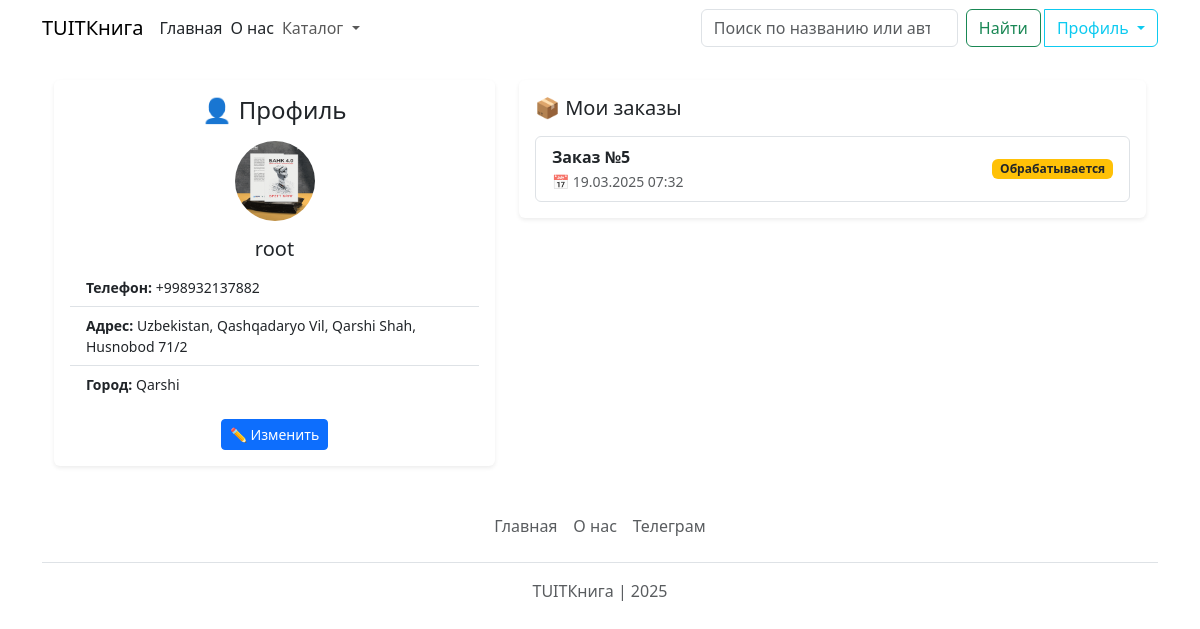
/profile/ (signed in), run on the app's committed database.
### catalog/models.py (models this page shows, shortened)
class Profile(models.Model):
    user = models.OneToOneField(User, on_delete=models.CASCADE)
    avatar = models.ImageField(upload_to='avatars/', null=True, blank=True, default='avatars/default_avatar.png')
    phone = models.CharField(max_length=20, null=True, blank=True)
    address = models.CharField(max_length=255, null=True, blank=True)
    city = models.CharField(max_length=100, null=True, blank=True)
    created_at = models.DateTimeField(default=timezone.now, null=True, blank=True)
    updated_at = models.DateTimeField(auto_now=True, null=True, blank=True)

class Order(models.Model):
    DELIVERY_CHOICES = [
        ('BTS', 'BTS Express'),
        ('UZUM', 'Uzum Express'),
        ('UZPOST', 'Uzpost'),
        ('EMU', 'Emu Express'),
        ('OTHER', 'Другая служба'),
    ]
    PAYMENT_CHOICES = [
        ('UZCARD', 'UzCard'),
        ('HUMO', 'Humo'),
        ('VISA', 'Visa'),
        ('MASTERCARD', 'Mastercard'),
        ('CASH', 'Наличные при получении'),
    ]
    STATUS_CHOICES = [
        ('pending', 'Обрабатывается'),
        ('shipped', 'Отправлен'),
        ('delivered', 'Доставлен'),
        ('cancelled', 'Отменён'),
    ]
    status = models.CharField(
        max_length=20,
        choices=STATUS_CHOICES,
        default='pending',
        null=True, blank=True
    )
    user = models.ForeignKey(User, on_delete=models.CASCADE, null=True, blank=True, verbose_name="Пользователь")
    first_name = models.CharField(max_length=50, verbose_name="Имя")
    middle_name = models.CharField(max_length=50, verbose_name="Отчество")
    last_name = models.CharField(max_length=50, verbose_name="Фамилия")
    phone = models.CharField(max_length=20, verbose_name="Телефон")
    whatsapp = models.CharField(max_length=20, verbose_name="WhatsApp")
    email = models.EmailField(null=True, verbose_name="Email")
    address = models.TextField(null=True, verbose_name="Адрес")
    city = models.CharField(max_length=100, verbose_name="Город")
    region = models.CharField(max_length=100, verbose_name="Регион")
    postal_code = models.CharField(max_length=10, verbose_name="Почтовый индекс")
    delivery_method = models.CharField(max_length=15, choices=DELIVERY_CHOICES, verbose_name="Способ доставки")
    payment_method = models.CharField(max_length=20, choices=PAYMENT_CHOICES, verbose_name="Способ оплаты")
    total_price = models.DecimalField(max_digits=10, decimal_places=2, null=True, blank=True)
    created_at = models.DateTimeField(default=timezone.now, null=True, blank=True)
    updated_at = models.DateTimeField(auto_now=True, null=True, blank=True)

### catalog/views.py (the view)
# urls.py: path('profile/', views.profile_view, name='profile'),
@login_required
def profile_view(request):
    return render(request, 'catalog/profile.html', {'profile': request.user.profile})

### catalog/context_processors.py (called while the page is built)
def catalogs(request):
    return {'catalogs': Catalog.objects.all()}

def cart_item_count(request):
    cart = request.session.get('cart', {})
    unique_items_count = len(cart)  # Количество уникальных товаров
    return {'cart_item_count': unique_items_count}

### catalog/templates/catalog/profile.html (shortened to what this page needs)
{% extends 'catalog/base.html' %}
{% load static %}
{% block content %}
<div class="container mt-4">
    <div class="row justify-content-center">
        <div class="col-lg-5">
            <div class="card shadow-sm border-0">
                <div class="card-body text-center">
                    <h4 class="card-title mb-3">👤 Профиль</h4>
                    <img src="{{ user.profile.avatar.url }}" class="rounded-circle mb-2" alt="Аватар"
                        style="width: 80px; height: 80px;"
                        onerror="this.onerror=null; this.src='{% static 'avatars/default_avatar.png' %}'">
                    <h5 class="mt-2">{{ user.username }}</h5>
                    <ul class="list-group list-group-flush text-start small">
                        {% if user.profile.phone %}
                        <li class="list-group-item"><strong>Телефон:</strong> {{ user.profile.phone }}</li>
                        {% endif %}
                        {% if user.profile.address %}
                        <li class="list-group-item"><strong>Адрес:</strong> {{ user.profile.address }}</li>
                        {% endif %}
                        {% if user.profile.city %}
                        <li class="list-group-item"><strong>Город:</strong> {{ user.profile.city }}</li>
                        {% endif %}
                    </ul>
                    <a href="{% url 'edit_profile' %}" class="btn btn-sm btn-primary mt-3">✏ Изменить</a>
                </div>
            </div>
        </div>
        <div class="col-lg-7 mt-4 mt-lg-0">
            <div class="card shadow-sm border-0">
                <div class="card-body">
                    <h5 class="mb-3">📦 Мои заказы</h5>
                    {% if user.order_set.all %}
                    <div class="list-group">
                        {% for order in user.order_set.all %}
                        <a href="{% url 'order_detail' order.id %}"
                            class="list-group-item list-group-item-action d-flex justify-content-between align-items-center">
                            <div>
                                <strong>Заказ №{{ order.id }}</strong> <br>
                                <small class="text-muted">📅 {{ order.created_at|date:"d.m.Y H:i" }}</small>
                            </div>
                            <span class="badge
                                    {% if order.status == 'pending' %} bg-warning text-dark
                                    {% elif order.status == 'shipped' %} bg-info
                                    {% elif order.status == 'delivered' %} bg-success
                                    {% else %} bg-danger {% endif %}">
                                {{ order.get_status_display }}
                            </span>
                        </a>
                        {% endfor %}
                    </div>
                    {% else %}
                    <p class="text-muted">У вас пока нет заказов.</p>
                    {% endif %}
                </div>
            </div>
        </div>
    </div>
</div>
{% endblock %}

### data on the page
Order: id "5", created_at "19.03.2025 07:32", status "Обрабатывается"

### other printed values
{{ user.username }} "root"
{{ user.profile.phone }} "+998932137882"
{{ user.profile.address }} "Uzbekistan, Qashqadaryo Vil, Qarshi Shah, Husnobod 71/2"
{{ user.profile.city }} "Qarshi"
